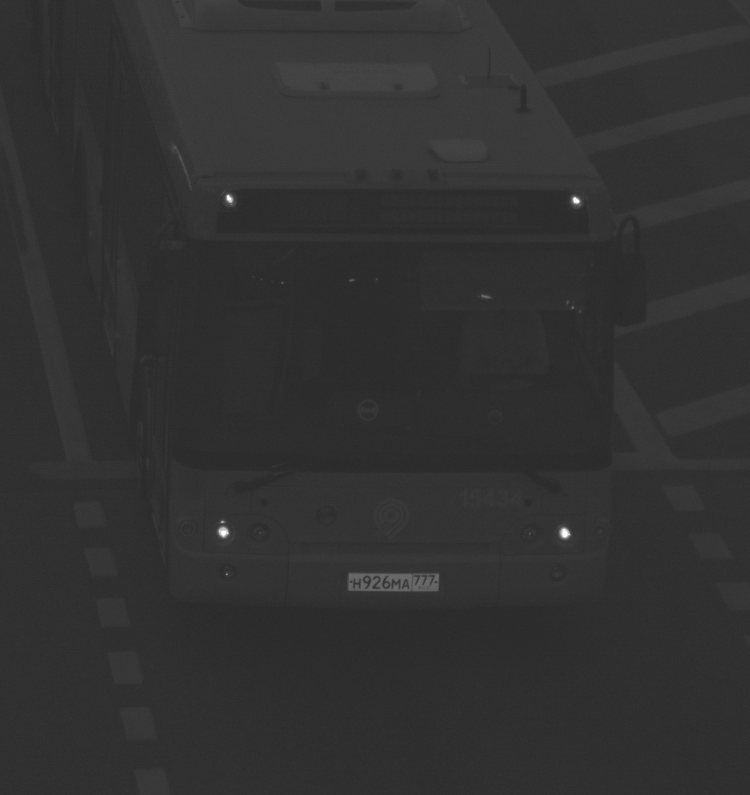
#> input picture x71/5th semester/Computer Vision/1/3.contrastEnhancement/low-contrast.png, 750 x 795 px
$ python contrastEnhancement.py
#> lines starting #> are read from the running program, lines starting #| are printed output that depends on the picture
#> further down, img is the input picture: shape (795, 750); min 40, max 255, mean 49.6
__author__ = 'Artem Gorokhov'
import cv2


def enhaceContrast(img):
    hLow = 0
    hHi = 255
    flag = True
    hist = cv2.calcHist([img], [0], None, [256], [0, 256])
#> hist = 256 values, max 77220 at index 47, min 0 at index 0, mean 2329.1

    # ignore pixels with value founded <= 10 times
    def toZero(x):
        for i in range(256):
            if x[i] <= 10:
                x[i] = 0
#> after the loop, x = 256 values, max 77220 at index 47, min 0 at index 0, mean 2328.1
        return x

    hist = toZero(hist)
#> hist has the same summary as x in toZero

    for a in hist:
        if a == 0.0 and flag:
            hLow += 1
        elif a == 0.0:
            hHi -= 1
        else:
            flag = False
#> this loop made 256 passes
#> a on passes 1 to 12: [0], [0], [0], [0], [0], [0], [0], [0], [0], [0], [0], [0]
#> after the loop, hHi = 108; hLow = 41

    def map(x):
        for i in range(img.shape[0]):
            for j in range(img.shape[1]):
                if x[i, j] < hLow: x[i, j] = hLow
                if x[i, j] > hHi: x[i, j] = hHi
                a = ((x[i, j] - hLow) * 1.0) / (hHi - hLow)
                x[i, j] = 255 * a
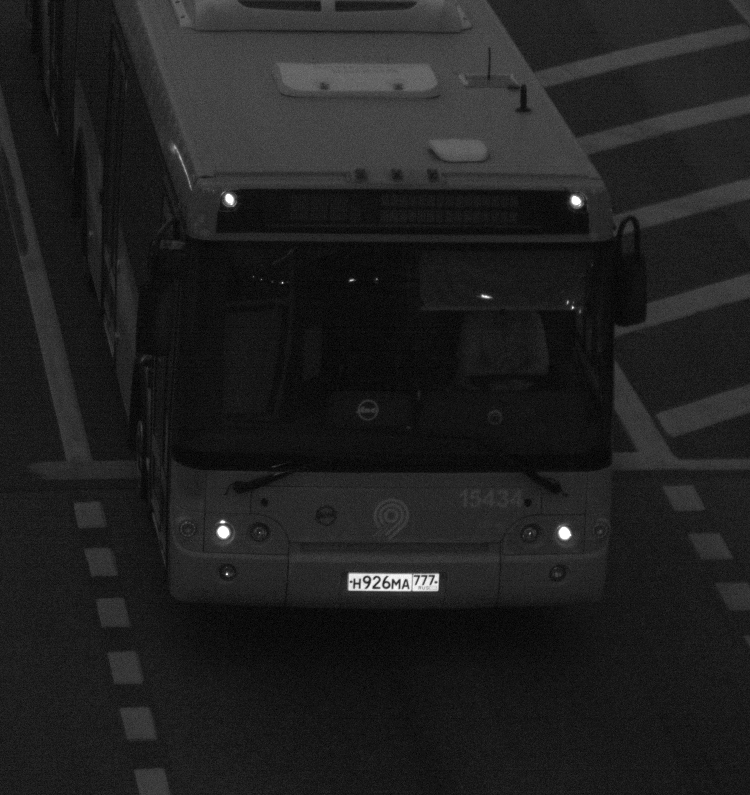
#> x: shape (795, 750); min 0, max 255, mean 32.1
        return x

    img = map(img)


img = cv2.imread('low-contrast.png', 0)

cv2.imshow('Old image', img)
enhaceContrast(img)
cv2.imshow('New image', img)

cv2.waitKey(0)
cv2.destroyAllWindows()
